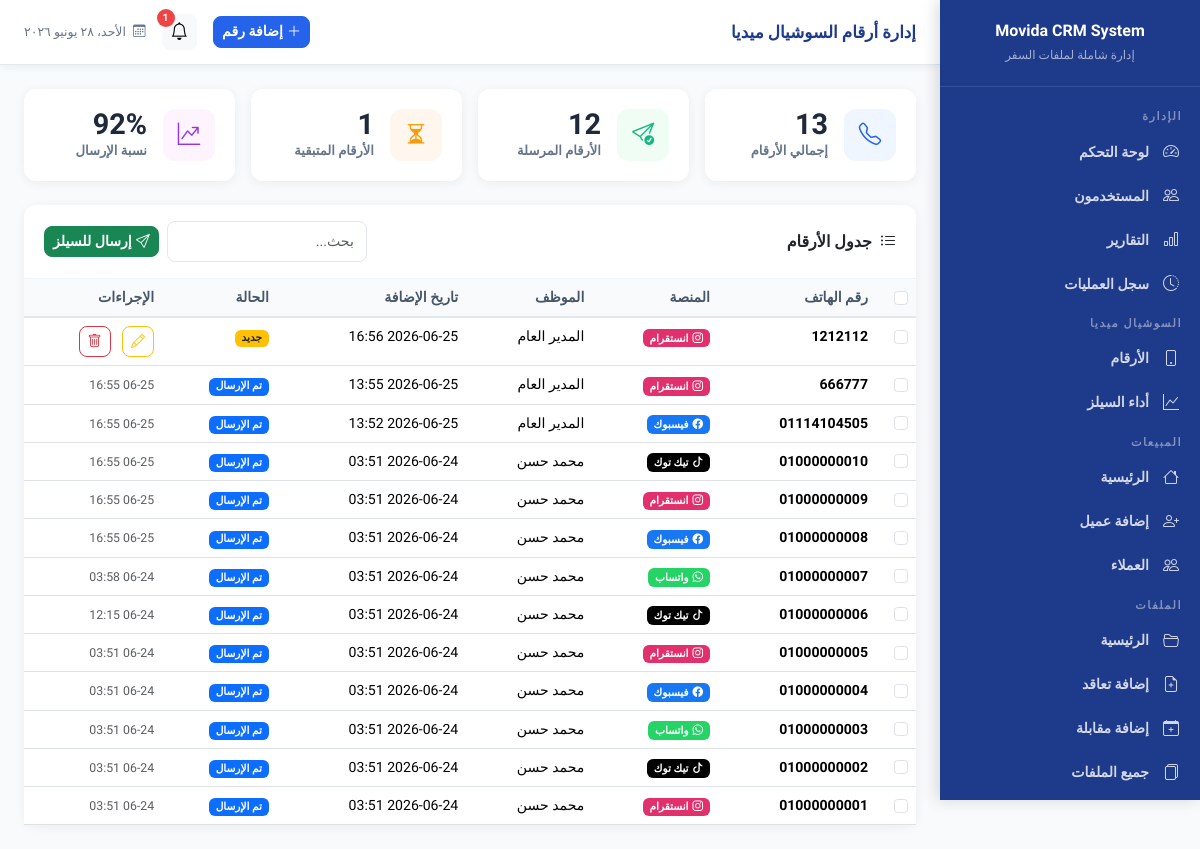
Page /social/ (signed in) on the earlier database version.
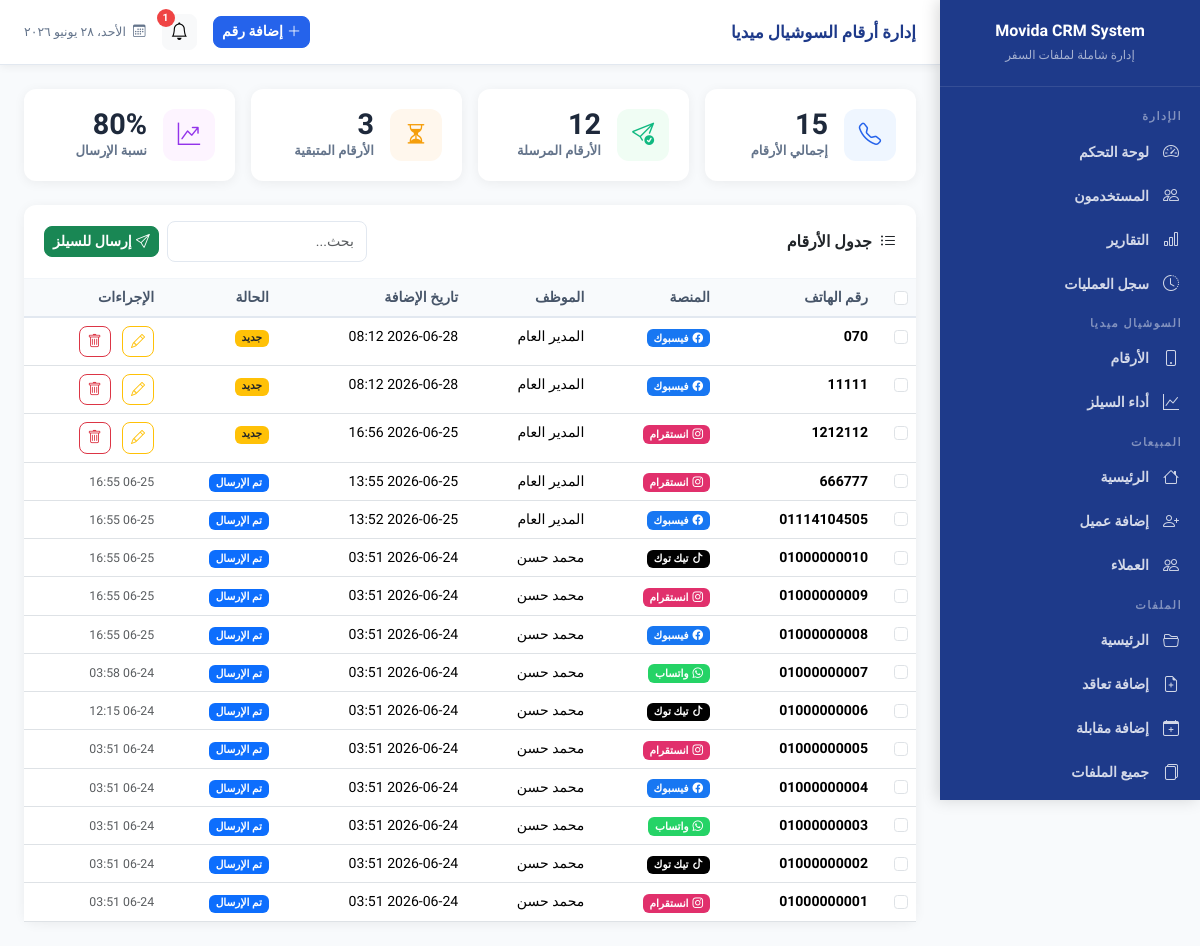
Same page on the later database version.
### models/social.py (models this page shows)
class SocialNumber(db.Model):
    __tablename__ = 'social_numbers'
    id = db.Column(db.Integer, primary_key=True)
    phone = db.Column(db.String(20), unique=True, nullable=False, index=True)
    platform = db.Column(db.String(30), nullable=False)  # Facebook, Instagram, TikTok, WhatsApp, Other
    employee_id = db.Column(db.Integer, db.ForeignKey('users.id'), nullable=False)
    added_at = db.Column(db.DateTime, default=datetime.now)
    is_sent = db.Column(db.Boolean, default=False)
    sent_at = db.Column(db.DateTime, nullable=True)
    converted_to_customer = db.Column(db.Boolean, default=False)
    assignments = db.relationship('SocialAssignment', backref='social_number', lazy='dynamic')
    def get_platform_display(self):
        platforms = {'Facebook': 'فيسبوك', 'Instagram': 'انستقرام', 'TikTok': 'تيك توك', 'WhatsApp': 'واتساب', 'Other': 'أخرى'}
        return platforms.get(self.platform, self.platform)

### models/user.py (models this page shows, shortened)
class User(UserMixin, db.Model):
    __tablename__ = 'users'
    id = db.Column(db.Integer, primary_key=True)
    username = db.Column(db.String(80), unique=True, nullable=False, index=True)
    password_hash = db.Column(db.String(255), nullable=False)
    full_name = db.Column(db.String(120), nullable=False)
    role = db.Column(db.String(20), nullable=False)  # admin, sales, social, files
    email = db.Column(db.String(120), unique=True, nullable=True)
    phone = db.Column(db.String(20), nullable=True)
    is_active = db.Column(db.Boolean, default=True)
    created_at = db.Column(db.DateTime, default=datetime.now)
    last_login = db.Column(db.DateTime, nullable=True)
    social_numbers = db.relationship('SocialNumber', backref='employee', lazy='dynamic', foreign_keys='SocialNumber.employee_id')
    customers = db.relationship('Customer', backref='sales_employee', lazy='dynamic', foreign_keys='Customer.sales_employee_id')
    logs = db.relationship('ActivityLog', backref='user', lazy='dynamic')
    def get_role_display(self):
        roles = {'admin': 'مدير', 'sales': 'موظف مبيعات', 'social': 'موظف سوشيال ميديا', 'files': 'موظف ملفات'}
        return roles.get(self.role, self.role)

### routes/social.py (the view)
@social_bp.route('/')
@social_required
def home():
    numbers = SocialNumber.query.filter_by(employee_id=current_user.id).order_by(SocialNumber.added_at.desc()).all() if current_user.role == 'social' else SocialNumber.query.order_by(SocialNumber.added_at.desc()).all()
    total = len(numbers)
    sent = sum(1 for n in numbers if n.is_sent)
    remaining = total - sent
    sales_employees = User.query.filter_by(role='sales', is_active=True).all()
    existing_numbers = session.pop('existing_numbers', None)
    show_existing_modal = request.args.get('show_existing_modal', 'false') == 'true'
    return render_template('social/home.html', numbers=numbers, total=total, sent=sent, remaining=remaining, sales_employees=sales_employees, existing_numbers=existing_numbers, show_existing_modal=show_existing_modal)

### templates/social/home.html (shortened to what this page needs)
{% extends 'base.html' %}
{% block page_title %}إدارة أرقام السوشيال ميديا{% endblock %}
{% block topbar_actions %}
<button class="btn btn-primary btn-sm" data-bs-toggle="modal" data-bs-target="#addNumberModal">
    <i class="bi bi-plus-lg me-1"></i>إضافة رقم
</button>
{% endblock %}
{% block content %}
<div class="row g-3 mb-4">
    <div class="col-md-3">
        <div class="stat-card">
            <div class="stat-icon" style="background:#EFF6FF;"><i class="bi bi-telephone" style="color:#2563EB;"></i></div>
            <div>
                <div class="stat-value">{{ total }}</div>
                <div class="stat-label">إجمالي الأرقام</div>
            </div>
        </div>
    </div>
    <div class="col-md-3">
        <div class="stat-card">
            <div class="stat-icon" style="background:#F0FDF4;"><i class="bi bi-send-check" style="color:#10B981;"></i></div>
            <div>
                <div class="stat-value">{{ sent }}</div>
                <div class="stat-label">الأرقام المرسلة</div>
            </div>
        </div>
    </div>
    <div class="col-md-3">
        <div class="stat-card">
            <div class="stat-icon" style="background:#FFF7ED;"><i class="bi bi-hourglass-split" style="color:#F59E0B;"></i></div>
            <div>
                <div class="stat-value">{{ remaining }}</div>
                <div class="stat-label">الأرقام المتبقية</div>
            </div>
        </div>
    </div>
    <div class="col-md-3">
        <div class="stat-card">
            <div class="stat-icon" style="background:#FDF4FF;"><i class="bi bi-graph-up-arrow" style="color:#9333EA;"></i></div>
            <div>
                <div class="stat-value">{{ ((sent/total*100)|round|int) if total > 0 else 0 }}%</div>
                <div class="stat-label">نسبة الإرسال</div>
            </div>
        </div>
    </div>
</div>
<div class="card">
    <div class="card-header d-flex align-items-center justify-content-between">
        <h6 class="mb-0 fw-bold"><i class="bi bi-list-ul me-2"></i>جدول الأرقام</h6>
        <div class="d-flex gap-2 align-items-center">
            <input type="text" id="searchInput" class="form-control form-control-sm" placeholder="بحث..." style="width:200px;">
            <button class="btn btn-success btn-sm" data-bs-toggle="modal" data-bs-target="#sendModal">
                <i class="bi bi-send me-1"></i>إرسال للسيلز
            </button>
        </div>
    </div>
    <div class="card-body p-0">
        <div class="table-responsive">
            <table class="table table-hover mb-0" id="numbersTable">
                <thead>
                    <tr>
                        <th width="40"><input type="checkbox" id="selectAll" class="form-check-input"></th>
                        <th>رقم الهاتف</th>
                        <th>المنصة</th>
                        <th>الموظف</th>
                        <th>تاريخ الإضافة</th>
                        <th>الحالة</th>
                        <th>الإجراءات</th>
                    </tr>
                </thead>
                <tbody>
                    {% for number in numbers %}
                    <tr>
                        <td>
                            <input type="checkbox" class="form-check-input number-check" value="{{ number.id }}">
                        </td>
                        <td><strong>{{ number.phone }}</strong></td>
                        <td>
                            {% set platform_map = {'Facebook': ('platform-fb', 'bi-facebook', 'فيسبوك'), 'Instagram': ('platform-ig', 'bi-instagram', 'انستقرام'), 'TikTok': ('platform-tt', 'bi-tiktok', 'تيك توك'), 'WhatsApp': ('platform-wa', 'bi-whatsapp', 'واتساب'), 'Other': ('platform-ot', 'bi-three-dots', 'أخرى')} %}
                            {% set pdata = platform_map.get(number.platform, ('platform-ot', 'bi-three-dots', number.platform)) %}
                            <span class="badge {{ pdata[0] }} text-white">
                                <i class="bi {{ pdata[1] }} me-1"></i>{{ pdata[2] }}
                            </span>
                        </td>
                        <td>{{ number.employee.full_name }}</td>
                        <td>{{ number.added_at.strftime('%Y-%m-%d %H:%M') }}</td>
                        <td>
                            {% if number.converted_to_customer %}
                            <span class="badge bg-success">تم التحويل</span>
                            {% elif number.is_sent %}
                            <span class="badge bg-primary">تم الإرسال</span>
                            {% else %}
                            <span class="badge bg-warning text-dark">جديد</span>
                            {% endif %}
                        </td>
                        <td>
                            {% if not number.is_sent %}
                            <button type="button" class="btn btn-outline-warning btn-sm me-2" data-bs-toggle="modal" data-bs-target="#editNumberModal{{ number.id }}" title="تعديل">
                                <i class="bi bi-pencil"></i>
                            </button>
                            <form method="POST" action="{{ url_for('social.delete_number', number_id=number.id) }}" onsubmit="return confirm('حذف هذا الرقم؟')" style="display:inline;">
                                <button type="submit" class="btn btn-outline-danger btn-sm" title="حذف">
                                    <i class="bi bi-trash"></i>
                                </button>
                            </form>
                            {% else %}
                            <span class="text-muted small">{{ number.sent_at.strftime('%m-%d %H:%M') if number.sent_at else '-' }}</span>
                            {% endif %}
                        </td>
                    </tr>
                    {% else %}
                    <tr><td colspan="7" class="text-center py-4 text-muted">لا توجد أرقام بعد</td></tr>
                    {% endfor %}
                </tbody>
            </table>
        </div>
    </div>
</div>
{% endblock %}

### templates/base.html (shortened to what this page needs)
<!DOCTYPE html>
<html lang="ar" dir="rtl">
<head>
    <link rel="stylesheet" href="https://cdn.jsdelivr.net/npm/bootstrap@5.3.2/dist/css/bootstrap.rtl.min.css">
    <link rel="stylesheet" href="https://cdn.jsdelivr.net/npm/bootstrap-icons@1.11.3/font/bootstrap-icons.css">
</head>
<body>
    {% if current_user.is_authenticated %}
    <div class="sidebar">
        <div class="sidebar-brand">
            <h5>Movida CRM System</h5>
            <small>إدارة شاملة لملفات السفر</small>
        </div>
        <nav class="sidebar-nav">
            {% if current_user.role == 'admin' %}
            <div class="nav-section-title">الإدارة</div>
            <a href="{{ url_for('admin.dashboard') }}" class="nav-link {% if request.endpoint and 'admin.dashboard' in request.endpoint %}active{% endif %}">
                <i class="bi bi-speedometer2"></i> لوحة التحكم
            </a>
            <a href="{{ url_for('admin.users') }}" class="nav-link">
                <i class="bi bi-people"></i> المستخدمون
            </a>
            <a href="{{ url_for('admin.reports') }}" class="nav-link">
                <i class="bi bi-bar-chart"></i> التقارير
            </a>
            <a href="{{ url_for('admin.logs') }}" class="nav-link">
                <i class="bi bi-clock-history"></i> سجل العمليات
            </a>
            {% endif %}
            {% if current_user.role in ['social', 'admin'] %}
            <div class="nav-section-title">السوشيال ميديا</div>
            <a href="{{ url_for('social.home') }}" class="nav-link">
                <i class="bi bi-phone"></i> الأرقام
            </a>
            <a href="{{ url_for('social.performance') }}" class="nav-link">
                <i class="bi bi-graph-up"></i> أداء السيلز
            </a>
            {% endif %}
            {% if current_user.role in ['sales', 'admin'] %}
            <div class="nav-section-title">المبيعات</div>
            <a href="{{ url_for('sales.home') }}" class="nav-link">
                <i class="bi bi-house"></i> الرئيسية
            </a>
            <a href="{{ url_for('sales.add_customer') }}" class="nav-link">
                <i class="bi bi-person-plus"></i> إضافة عميل
            </a>
            <a href="{{ url_for('sales.customers_list') }}" class="nav-link">
                <i class="bi bi-people"></i> العملاء
            </a>
            {% endif %}
            {% if current_user.role in ['files', 'admin'] %}
            <div class="nav-section-title">الملفات</div>
            <a href="{{ url_for('files.home') }}" class="nav-link">
                <i class="bi bi-folder2-open"></i> الرئيسية
            </a>
            <a href="{{ url_for('files.add_contract') }}" class="nav-link">
                <i class="bi bi-file-earmark-plus"></i> إضافة تعاقد
            </a>
            <a href="{{ url_for('files.add_interview') }}" class="nav-link">
                <i class="bi bi-calendar-plus"></i> إضافة مقابلة
            </a>
            <a href="{{ url_for('files.contracts_list') }}" class="nav-link">
                <i class="bi bi-files"></i> جميع الملفات
            </a>
            {% endif %}
        </nav>
    </div>
    <div class="topbar">
        <h6 class="topbar-title">{% block page_title %}نظام التأشيرات{% endblock %}</h6>
        {% block topbar_actions %}{% endblock %}
        {% if current_user.role in ['sales', 'admin', 'files'] %}
        <div class="dropdown">
            <button class="btn btn-light btn-sm notif-badge" data-bs-toggle="dropdown" id="notif-btn" style="position:relative;">
                <i class="bi bi-bell" style="font-size:1.1rem;"></i>
                {% if notif_count > 0 %}
                <span class="notif-count" id="notif-count">{{ notif_count }}</span>
                {% endif %}
            </button>
        </div>
        {% endif %}
        <div style="font-size:0.78rem; color:#64748B;">
            <i class="bi bi-calendar3 me-1"></i>
            <span id="current-date"></span>
        </div>
    </div>
    {% endif %}
    <div class="{% if current_user.is_authenticated %}main-content{% else %}container-fluid p-0{% endif %}">
        {% block content %}{% endblock %}
    </div>
</body>
</html>

Differences in the rows shown:
added SocialNumber: phone "070", pdata "فيسبوك", employee.full_name "المدير العام", added_at "2026-06-28 08:12", converted_to_customer "جديد"
added SocialNumber: phone "11111", pdata "فيسبوك", employee.full_name "المدير العام", added_at "2026-06-28 08:12", converted_to_customer "جديد"
Other differences:
{{ total }}: "13" → "15"
{{ remaining }}: "1" → "3"
{{ ((sent/total*100)|round|int) if total > 0 else 0 }}: "92" → "80"
